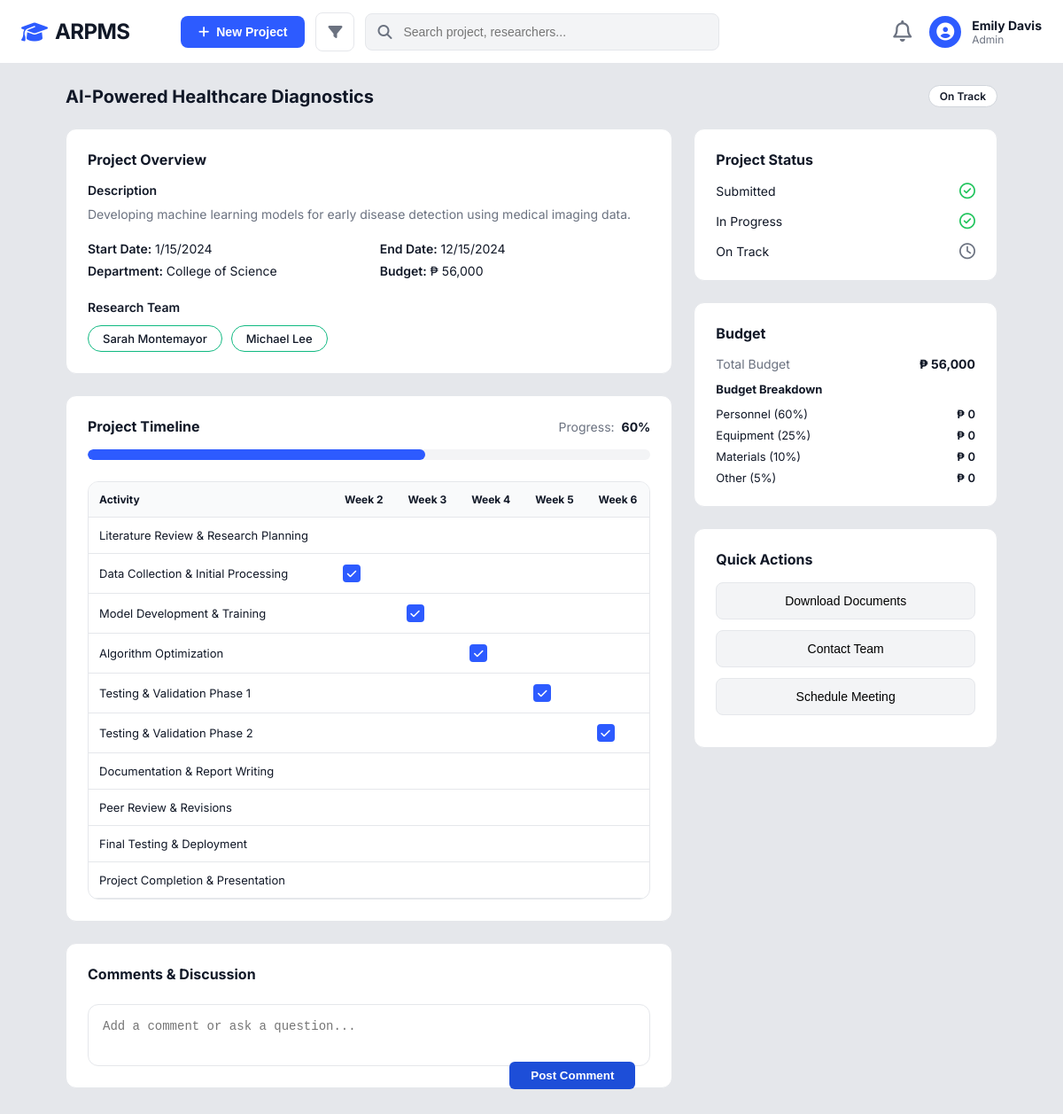
Page /projects/view.php?id=1 (signed in) on the committed database.
### tables this page shows
CREATE TABLE IF NOT EXISTS research_projects (
    project_id INT PRIMARY KEY AUTO_INCREMENT,
    proposal_id INT,
    title VARCHAR(255) NOT NULL,
    description TEXT,
    department_id INT,
    budget DECIMAL(12,2),
    budget_personnel DECIMAL(12,2) DEFAULT 0,
    budget_equipment DECIMAL(12,2) DEFAULT 0,
    budget_materials DECIMAL(12,2) DEFAULT 0,
    budget_other DECIMAL(12,2) DEFAULT 0,
    start_date DATE,
    end_date DATE,
    progress INT DEFAULT 0,
    status ENUM('not_started','in_progress','at_risk','delayed','on_track','completed') DEFAULT 'in_progress',
    coordinator_id INT,
    created_by INT,
    created_at TIMESTAMP DEFAULT CURRENT_TIMESTAMP,
    FOREIGN KEY (department_id) REFERENCES departments(department_id),
    FOREIGN KEY (coordinator_id) REFERENCES users(user_id),
    FOREIGN KEY (created_by) REFERENCES users(user_id)
);

CREATE TABLE IF NOT EXISTS departments (
    department_id INT PRIMARY KEY AUTO_INCREMENT,
    department_name VARCHAR(100) NOT NULL
);

CREATE TABLE IF NOT EXISTS users (
    user_id INT PRIMARY KEY AUTO_INCREMENT,
    department_id INT,
    full_name VARCHAR(100) NOT NULL,
    email VARCHAR(100) UNIQUE NOT NULL,
    password VARCHAR(255) NOT NULL,
    role ENUM('admin','coordinator','researcher') NOT NULL,
    profile_photo VARCHAR(255) DEFAULT NULL,
    status ENUM('active','inactive','pending') DEFAULT 'pending',
    created_at TIMESTAMP DEFAULT CURRENT_TIMESTAMP,
    updated_at TIMESTAMP DEFAULT CURRENT_TIMESTAMP ON UPDATE CURRENT_TIMESTAMP,
    FOREIGN KEY (department_id) REFERENCES departments(department_id)
);

CREATE TABLE IF NOT EXISTS weekly_checklists (
    checklist_id INT PRIMARY KEY AUTO_INCREMENT,
    project_id INT,
    week_number INT,
    activity_name VARCHAR(255),
    is_completed TINYINT(1) DEFAULT 0,
    completed_date DATETIME NULL,
    FOREIGN KEY (project_id) REFERENCES research_projects(project_id)
);

### projects/view.php (the view, shortened to what this page needs)
<?php
require_once '../config/database.php';
$project_id = $_GET['id'] ?? null;
$query = "SELECT p.*, d.department_name, u.full_name as coordinator_name
          FROM research_projects p
          LEFT JOIN departments d ON p.department_id = d.department_id
          LEFT JOIN users u ON p.coordinator_id = u.user_id
          WHERE p.project_id = ?";
$stmt = $pdo->prepare($query);
$stmt->execute([$project_id]);
$p = $stmt->fetch();
$team_stmt = $pdo->prepare("SELECT u.full_name, u.role, u.email FROM users u JOIN project_team pt ON u.user_id = pt.user_id WHERE pt.project_id = ?");
$team_stmt->execute([$project_id]);
$team = $team_stmt->fetchAll();
$act_stmt = $pdo->prepare("SELECT * FROM weekly_checklists WHERE project_id = ? ORDER BY week_number ASC");
$act_stmt->execute([$project_id]);
$checklists = $act_stmt->fetchAll();
$total_acts = count($checklists);
$completed_acts = count(array_filter($checklists, function($c) { return $c['is_completed']; }));
$progress_pct = $total_acts > 0 ? round(($completed_acts / $total_acts) * 100) : 0;
?>
<!DOCTYPE html>
<html lang="en">
<head>
    <link rel="stylesheet" href="../assets/css/style.css">
    <link rel="stylesheet" href="https://cdnjs.cloudflare.com/ajax/libs/font-awesome/6.4.0/css/all.min.css">
</head>
<body style="background: #E5E7EB;">
    <?php include '../includes/header.php'; ?>
    <main class="dashboard-container" style="max-width: 1100px;">
        <div style="display: flex; justify-content: space-between; align-items: center; margin-bottom: 24px;">
            <h1 style="font-size: 20px; font-weight: 700;"><?php echo htmlspecialchars($p['title']); ?></h1>
            <span class="status-badge-outline" style="background: white;">On Track</span>
        </div>
        <div class="view-grid">
            <div class="view-left">
                <div class="view-card">
                    <h3>Project Overview</h3>
                    <div style="margin-bottom: 20px;">
                        <p style="font-size: 14px; font-weight: 600; margin-bottom: 8px;">Description</p>
                        <p style="font-size: 14px; color: var(--text-muted); line-height: 1.5;"><?php echo htmlspecialchars($p['description']); ?></p>
                    </div>
                    <div style="display: grid; grid-template-columns: 1fr 1fr; gap: 24px; font-size: 14px;">
                        <div>
                            <p style="margin-bottom: 8px;"><span style="font-weight: 600;">Start Date:</span> <?php echo date('n/j/Y', strtotime($p['start_date'])); ?></p>
                            <p><span style="font-weight: 600;">Department:</span> <?php echo htmlspecialchars($p['department_name']); ?></p>
                        </div>
                        <div>
                            <p style="margin-bottom: 8px;"><span style="font-weight: 600;">End Date:</span> <?php echo date('n/j/Y', strtotime($p['end_date'])); ?></p>
                            <p><span style="font-weight: 600;">Budget:</span> ₱ <?php echo number_format($p['budget']); ?></p>
                        </div>
                    </div>
                    <div style="margin-top: 24px;">
                        <p style="font-size: 14px; font-weight: 600; margin-bottom: 12px;">Research Team</p>
                        <div class="team-pills">
                            <?php foreach($team as $m): ?>
                                <div class="team-pill" style="border-color: #10B981; color: #111827;"><?php echo htmlspecialchars($m['full_name']); ?></div>
                            <?php endforeach; ?>
                        </div>
                    </div>
                </div>
                <div class="view-card">
                    <div style="display: flex; justify-content: space-between; align-items: center; margin-bottom: 16px;">
                        <h3 style="margin: 0;">Project Timeline</h3>
                        <div style="display: flex; align-items: center; gap: 8px;">
                            <span style="font-size: 14px; color: var(--text-muted);">Progress:</span>
                            <span style="font-size: 14px; font-weight: 700;"><?php echo $progress_pct; ?>%</span>
                        </div>
                    </div>
                    <div class="progress-bar-bg-premium" style="margin-bottom: 24px;">
                        <div class="progress-bar-fill-premium" style="width: <?php echo $progress_pct; ?>%;"></div>
                    </div>
                    <div class="timeline-table-container">
                        <table class="timeline-table">
                            <thead>
                                <tr>
                                    <th>Activity</th>
                                    <th>Week 2</th>
                                    <th>Week 3</th>
                                    <th>Week 4</th>
                                    <th>Week 5</th>
                                    <th>Week 6</th>
                                </tr>
                            </thead>
                            <tbody>
                                <?php
                                $grouped = [];
                                foreach($checklists as $c) {
                                    $grouped[$c['activity_name']][$c['week_number']] = $c;
                                }
                                foreach($grouped as $name => $weeks):
                                ?>
                                <tr>
                                    <td><?php echo htmlspecialchars($name); ?></td>
                                    <?php for($i=2; $i<=6; $i++): ?>
                                        <td>
                                            <?php if(isset($weeks[$i])): ?>
                                                <input type="checkbox" class="checkbox-custom"
                                                       onclick="toggleActivity(<?php echo $weeks[$i]['checklist_id']; ?>, this)"
                                                       <?php echo $weeks[$i]['is_completed'] ? 'checked' : ''; ?>>
                                            <?php endif; ?>
                                        </td>
                                    <?php endfor; ?>
                                </tr>
                                <?php endforeach; ?>
                            </tbody>
                        </table>
                    </div>
                </div>
                <div class="view-card">
                    <h3>Comments & Discussion</h3>
                    <div class="comment-input-area">
                        <textarea id="commentText" class="comment-textarea" placeholder="Add a comment or ask a question..."></textarea>
                        <button class="btn-post-comment" onclick="postComment()">Post Comment</button>
                    </div>
                </div>
            </div>
            <div class="view-right">
                <div class="view-card">
                    <h3>Project Status</h3>
                    <div style="display: flex; flex-direction: column; gap: 16px;">
                        <div style="display: flex; justify-content: space-between; align-items: center;">
                            <span style="font-size: 14px;">Submitted</span>
                            <i class="fa-regular fa-circle-check" style="color: #22C55E; font-size: 18px;"></i>
                        </div>
                        <div style="display: flex; justify-content: space-between; align-items: center;">
                            <span style="font-size: 14px;">In Progress</span>
                            <i class="fa-regular fa-circle-check" style="color: #22C55E; font-size: 18px;"></i>
                        </div>
                        <div style="display: flex; justify-content: space-between; align-items: center;">
                            <span style="font-size: 14px;">On Track</span>
                            <i class="fa-regular fa-clock" style="color: #6B7280; font-size: 18px;"></i>
                        </div>
                    </div>
                </div>
                <div class="view-card">
                    <h3>Budget</h3>
                    <div style="display: flex; justify-content: space-between; align-items: center; margin-bottom: 12px;">
                        <span style="font-size: 14px; color: var(--text-muted);">Total Budget</span>
                        <span style="font-size: 14px; font-weight: 700;">₱ <?php echo number_format($p['budget']); ?></span>
                    </div>
                    <p style="font-size: 13px; font-weight: 700; margin-bottom: 12px;">Budget Breakdown</p>
                    <div style="display: flex; flex-direction: column; gap: 8px; font-size: 13px;">
                        <div style="display: flex; justify-content: space-between;">
                            <span>Personnel (60%)</span>
                            <span style="font-weight: 600;">₱ <?php echo number_format($p['budget_personnel'] ?: $p['budget'] * 0.6); ?></span>
                        </div>
                        <div style="display: flex; justify-content: space-between;">
                            <span>Equipment (25%)</span>
                            <span style="font-weight: 600;">₱ <?php echo number_format($p['budget_equipment'] ?: $p['budget'] * 0.25); ?></span>
                        </div>
                        <div style="display: flex; justify-content: space-between;">
                            <span>Materials (10%)</span>
                            <span style="font-weight: 600;">₱ <?php echo number_format($p['budget_materials'] ?: $p['budget'] * 0.1); ?></span>
                        </div>
                        <div style="display: flex; justify-content: space-between;">
                            <span>Other (5%)</span>
                            <span style="font-weight: 600;">₱ <?php echo number_format($p['budget_other'] ?: $p['budget'] * 0.05); ?></span>
                        </div>
                    </div>
                </div>
                <div class="view-card">
                    <h3>Quick Actions</h3>
                    <button class="quick-action-btn" onclick="openModal('downloadDocumentsModal')">Download Documents</button>
                    <button class="quick-action-btn" onclick="openModal('contactTeamModal')">Contact Team</button>
                    <button class="quick-action-btn" onclick="openModal('scheduleMeetingModal')">Schedule Meeting</button>
                </div>
            </div>
        </div>
    </main>
</body>
</html>

### assets/css/style.css (style rules this page uses)
:root { --primary-blue: #2D5BFF; --primary-blue-hover: #1E40AF; --bg-light: #F8F9FA; --text-dark: #111827; --text-muted: #6B7280; --border-color: #E5E7EB; --white: #FFFFFF; --success-green: #22C55E; --warning-orange: #F59E0B; --danger-red: #EF4444; --card-shadow: 0 1px 3px rgba(0, 0, 0, 0.1); }
* { margin: 0; padding: 0; box-sizing: border-box; }
body { font-family: 'Inter', sans-serif; background-color: #F3F4F6; color: var(--text-dark); -webkit-font-smoothing: antialiased; }
.dashboard-container { padding: 24px; max-width: 1000px; margin: 0 auto; }
.status-badge-outline { padding: 4px 12px; border-radius: 20px; font-size: 12px; font-weight: 600; border: 1px solid #D1D5DB; }
.progress-bar-bg-premium { height: 12px; background: #F3F4F6; border-radius: 6px; overflow: hidden; }
.progress-bar-fill-premium { height: 100%; background: var(--primary-blue); border-radius: 6px; }
.team-pills { display: flex; flex-wrap: wrap; gap: 10px; }
.team-pill { padding: 6px 16px; border: 1px solid var(--border-color); border-radius: 20px; font-size: 13px; font-weight: 500; }
.timeline-table-container { border: 1px solid var(--border-color); border-radius: 12px; margin-top: 16px; overflow: hidden; }
.timeline-table { width: 100%; border-collapse: collapse; }
.timeline-table th { background: #F9FAFB; padding: 12px; font-size: 12px; font-weight: 700; text-align: center; border-bottom: 1px solid var(--border-color); }
.timeline-table th:first-child { text-align: left; }
.timeline-table td { padding: 12px; border-bottom: 1px solid var(--border-color); text-align: center; }
.timeline-table td:first-child { text-align: left; font-size: 13px; }
.checkbox-custom { width: 18px; height: 18px; cursor: pointer; }
.view-grid { display: grid; grid-template-columns: 2fr 1fr; gap: 24px; }
.view-card { background: white; border-radius: 12px; border: 1px solid var(--border-color); padding: 24px; margin-bottom: 24px; }
.view-card h3 { font-size: 16px; font-weight: 700; margin-bottom: 16px; }
.quick-action-btn { width: 100%; padding: 12px; background: #F3F4F6; border: 1px solid var(--border-color); border-radius: 8px; margin-bottom: 12px; font-size: 14px; font-weight: 500; cursor: pointer; text-align: center; }
.comment-input-area { margin-top: 24px; border: 1px solid var(--border-color); border-radius: 12px; padding: 16px; }
.comment-textarea { width: 100%; border: none; outline: none; resize: none; font-size: 14px; background: transparent; }
.btn-post-comment { background: #1D4ED8; color: white; padding: 8px 24px; border-radius: 6px; border: none; font-weight: 600; float: right; margin-top: 12px; cursor: pointer; }
.checkbox-custom { appearance: none; width: 20px; height: 20px; border: 2px solid #D1D5DB; border-radius: 4px; cursor: pointer; display: flex; align-items: center; justify-content: center; transition: all 0.2s; }
.checkbox-custom:checked { background-color: var(--primary-blue); border-color: var(--primary-blue); }
.checkbox-custom:checked::after { content: '\f00c'; font-family: 'Font Awesome 6 Free'; font-weight: 900; color: white; font-size: 12px; }

### rows in the picture
research_projects: title "AI-Powered Healthcare Diagnostics", description "Developing machine learning models for early disease detection using medical imaging data.", start_date "1/15/2024", department.department_name "College of Science", end_date "12/15/2024", budget "56,000", $p['budget_personnel']?:$p['budget']*0.6 "0", $p['budget_equipment']?:$p['budget']*0.25 "0", $p['budget_materials']?:$p['budget']*0.1 "0", $p['budget_other']?:$p['budget']*0.05 "0"
users: full_name "Sarah Montemayor"
users: full_name "Michael Lee"
weekly_checklists: is_completed "☑"
weekly_checklists: is_completed "☑"
weekly_checklists: is_completed "☑"
weekly_checklists: is_completed "☑"
weekly_checklists: is_completed "☑"

### other values in the picture
$full_name "Emily Davis"
$role "Admin"
$progress_pct "60"
$name "Literature Review & Research Planning"
$name "Data Collection & Initial Processing"
$name "Model Development & Training"
$name "Algorithm Optimization"
$name "Testing & Validation Phase 1"
$name "Testing & Validation Phase 2"
$name "Documentation & Report Writing"
$name "Peer Review & Revisions"
$name "Final Testing & Deployment"
$name "Project Completion & Presentation"
